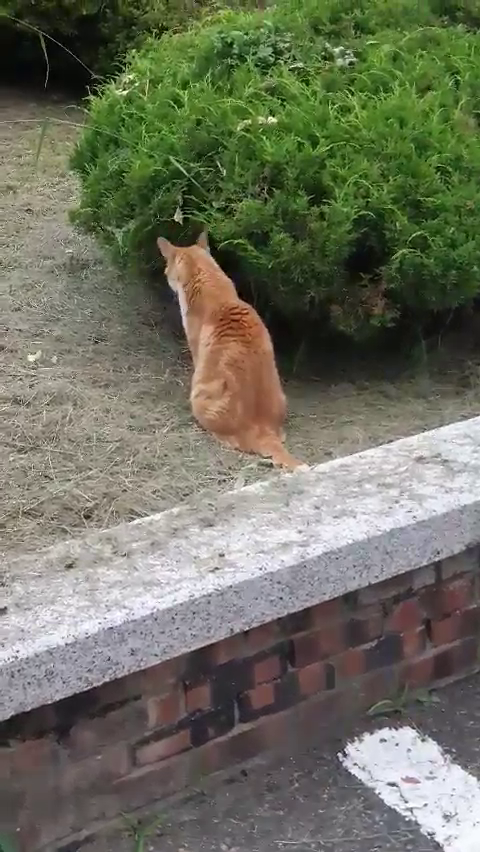
#> input picture frame 27 of openCV_study/follow_doc/handle_video/cat.mp4, 480 x 852 px
$ python save_video.py
#> lines starting #> are read from the running program, lines starting #| are printed output that depends on the picture
import cv2

cap = cv2.VideoCapture('./cat.mp4')

fourcc = cv2.VideoWriter_fourcc(*'DIVX')
out = cv2.VideoWriter('output.avi', fourcc, 25.0, (640,480))

while(cap.isOpened()):
    ret, frame = cap.read()
#> frame is the input picture: shape (852, 480, 3); mean B, G, R 94.7, 111.9, 109.4

    if ret:
        frame = cv2.flip(frame, 0)
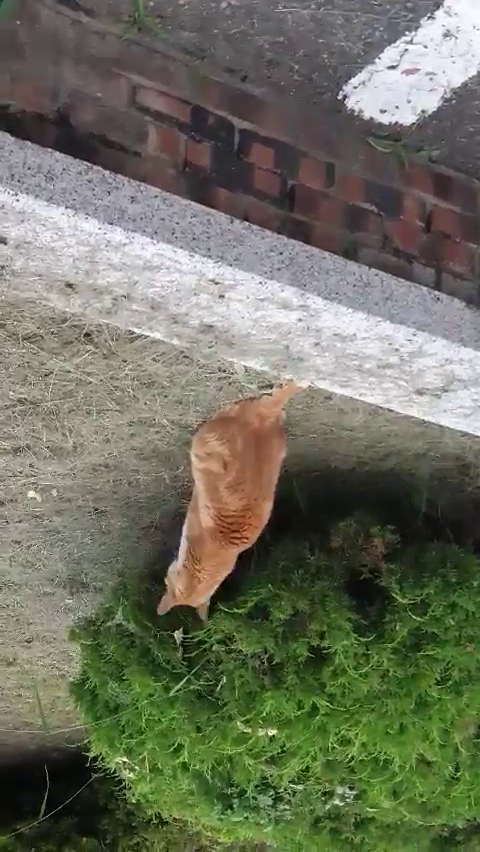
#> frame: shape (852, 480, 3); mean B, G, R 94.7, 111.9, 109.4
        out.write(frame)
        cv2.imshow('frame', frame)
        if cv2.waitKey(1) & 0xFF == ord('q'):
#> (key q is pressed here)
            break

cap.release()
out.release()
cv2.destroyAllWindows()

$ run again, starting later in the video
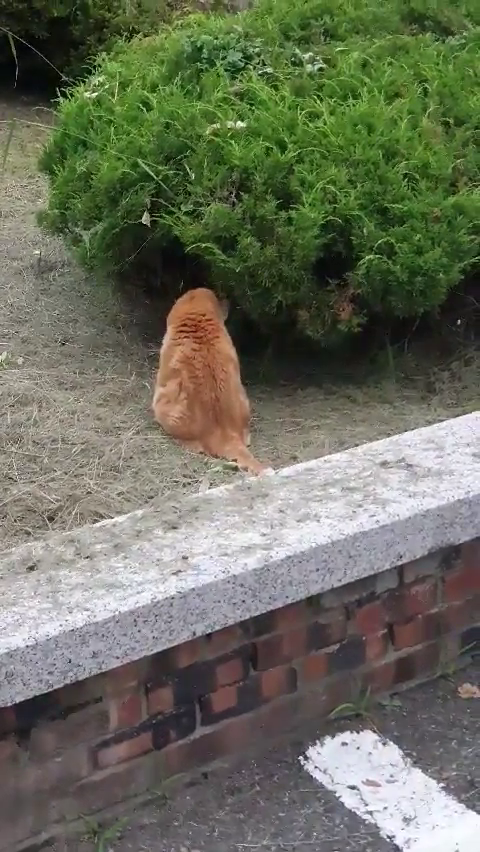
#> input picture frame 122 of openCV_study/follow_doc/handle_video/cat.mp4, 480 x 852 px
#> frame is the input picture: shape (852, 480, 3); mean B, G, R 92.5, 110.1, 106.3
#> `frame = cv2.flip(frame, 0)`:
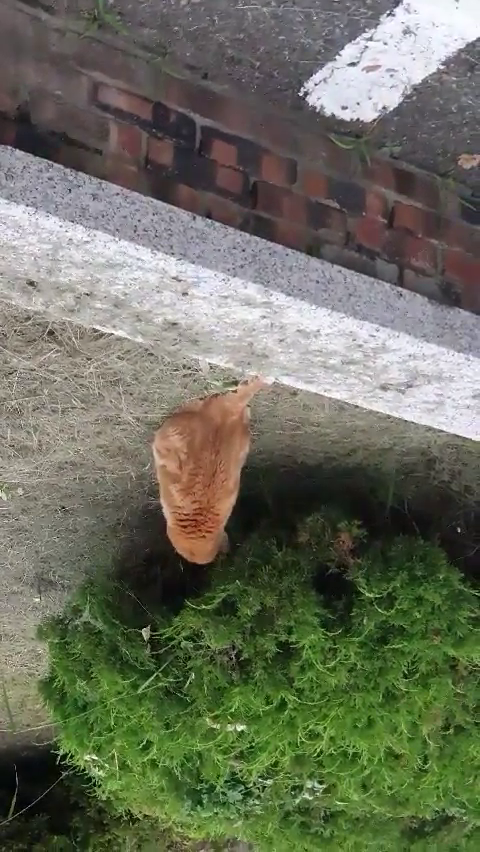
#> frame: shape (852, 480, 3); mean B, G, R 92.5, 110.1, 106.3

$ run again, starting later in the video
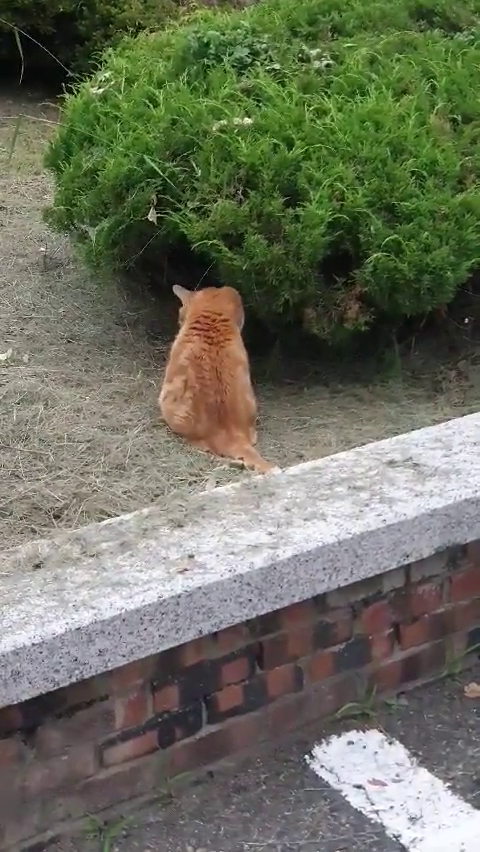
#> input picture frame 217 of openCV_study/follow_doc/handle_video/cat.mp4, 480 x 852 px
#> frame is the input picture: shape (852, 480, 3); mean B, G, R 93.7, 111.1, 107.5
#> `frame = cv2.flip(frame, 0)`:
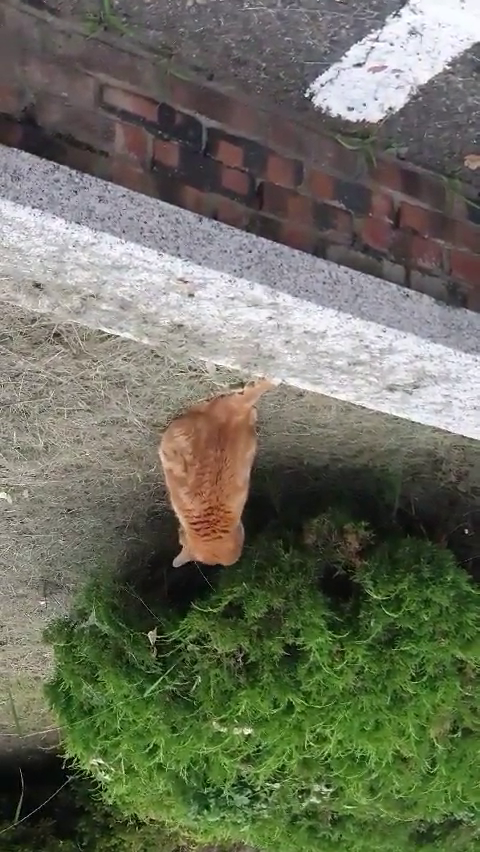
#> frame: shape (852, 480, 3); mean B, G, R 93.7, 111.1, 107.5
